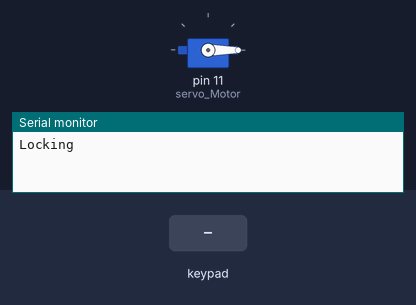
A sketch run on a simulated Arduino Uno, built with avr-gcc and run on an emulated ATmega328P. Parts: servo, the last lines printed to the serial monitor. Inputs (shaded band) come from the test bench.

Above: at 1.2 s.
1.3 s: keypad keys 7 8 5 6 pressed 0.4 s apart
At 3.9 s:
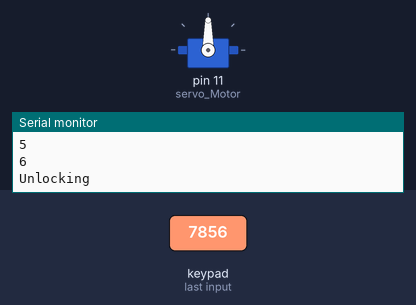
12.4 s: keypad keys 7 8 5 6 * pressed 0.4 s apart
At 15.5 s:
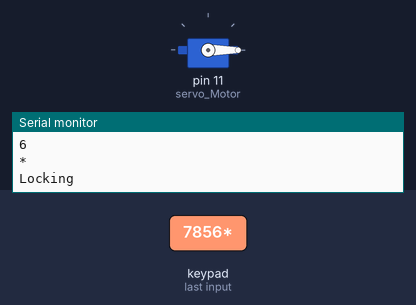
Timing chart, 0 to 16.9 s (numbered marks = the images above; inputs shaded):
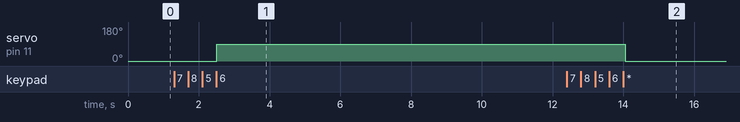

The sketch:

keypad_servo_test.ino
```cpp
#include <Keypad.h>
#include <Servo.h>

Servo servo_Motor;
const char* password = "7856";
int position = 0;
const byte ROWS = 4;
const byte COLS = 4;
char keys[ROWS][COLS] = {
  {'1', '2', '3', 'A'},
  {'4', '5', '6', 'B'},
  {'7', '8', '9', 'C'},
  {'*', '0', '#', 'D'}
};

byte rowPins[ROWS] = { 9, 8, 7, 6 };
byte colPins[COLS] = { 5, 4, 3, 2 };
Keypad keypad = Keypad( makeKeymap(keys), rowPins, colPins, ROWS, COLS );

void setup() {
  Serial.begin(9600);
  servo_Motor.attach(11);
  setLocked(true);
}
void loop() {
  char key = keypad.getKey();

  if (key != NO_KEY){
    Serial.println(key);
  }

  if (key == '*') {
      position = 0;
      setLocked(true);
  }

  if (key == password[position]) {
    position ++;
  }

  if (position == 4) {
    setLocked(false);
  }
  delay(100);
}

void setLocked(int locked) {
  if (locked) {
    servo_Motor.write(0);
    Serial.println("Locking");
  }
  else {
    servo_Motor.write(90);
    Serial.println("Unlocking");
  }
}
```

Measured:
- after the input at 1.3 s, servo on pin 11 (servo_Motor): 0° → 90° after 1.2 s
- after the input at 12.4 s, servo on pin 11 (servo_Motor): 90° → 0° after 1.7 s
